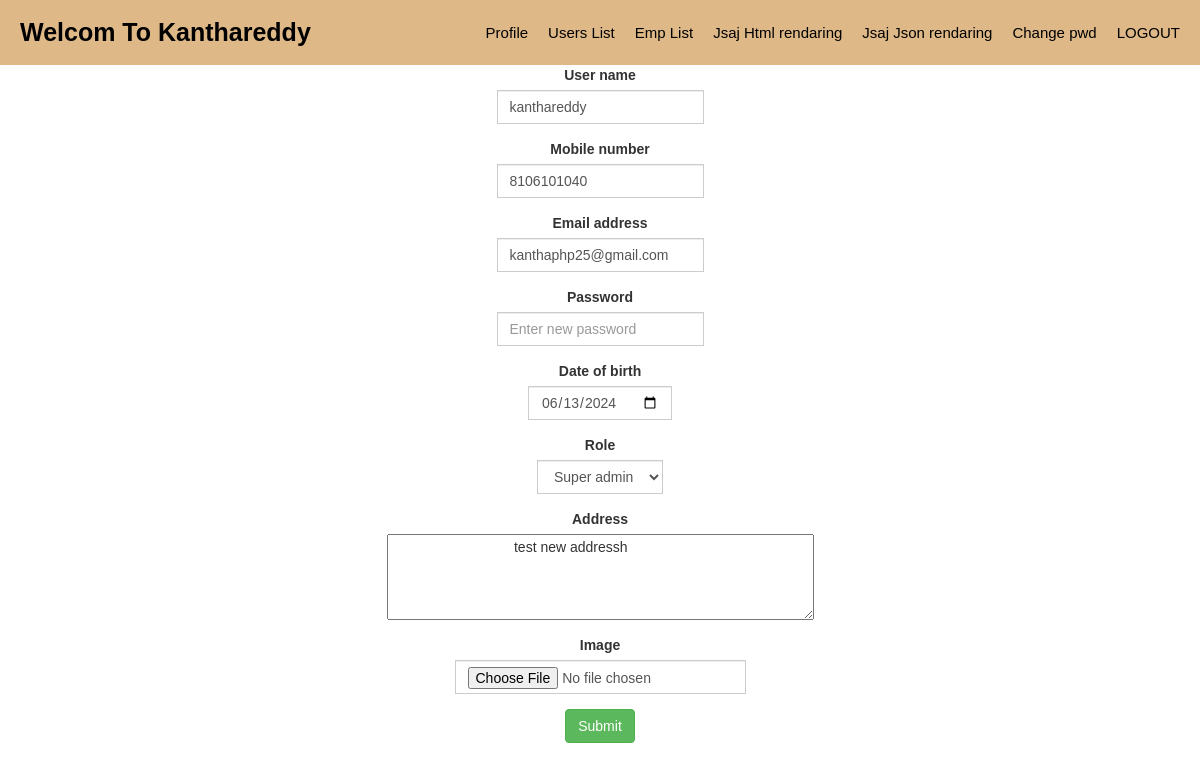
Page /update_record_rgt.php?userid=2 (signed in) on the committed database.
### tables this page shows
CREATE TABLE `user_table` (
  `user_id` int(11) NOT NULL,
  `name` varchar(255) NOT NULL,
  `mobile` varchar(255) NOT NULL,
  `email` varchar(255) NOT NULL,
  `password` varchar(255) NOT NULL,
  `authorization` int(11) NOT NULL,
  `role` int(11) NOT NULL,
  `address` varchar(500) NOT NULL,
  `date_of_birth` date NOT NULL,
  `profile_picture` varchar(255) NOT NULL
);

### update_record_rgt.php (the view, shortened to what this page needs)
<?php
require_once 'includes/includes.php';
extract($_POST);
	 $query="SELECT * FROM user_table WHERE user_id='".$_GET['userid']."'";
	 $result=mysqli_query($db,$query) or die(mysqli_error());
		while($row=mysqli_fetch_assoc($result))
		{
?>
	<form method="post" action="" enctype="multipart/form-data" class="pb-modalreglog-form-reg">
		<div class="form-group">
			<label>User name</label>
			<div class="input-group pb-modalreglog-input-group">
				<input type="text" name="name" class="form-control" value="<?php echo $row['name'];?>" placeholder="User name">
			</div>
		</div>
		<div class="form-group">
			<label>Mobile number</label>
			<div class="input-group pb-modalreglog-input-group">
				<input type="text" name="mobile" class="form-control" value="<?php echo $row['mobile'];?>"  placeholder="Mobile number">
			</div>
		</div>
		<div class="form-group">
			<label for="email">Email address</label>
			<div class="input-group pb-modalreglog-input-group">
				<input type="email" name="email" class="form-control" value="<?php echo $row['email'];?>" placeholder="Email">
			</div>
		</div>
		<div class="form-group">
			<label for="email">Password</label>
			<div class="input-group pb-modalreglog-input-group">
				<input type="text" name="password" class="form-control"  placeholder="Enter new password">
			</div>
		</div>
		<div class="form-group">
			<label >Date of birth</label>
			<div class="input-group pb-modalreglog-input-group">
				<input type="date" name="dob" class="form-control" value="<?php echo date('Y-m-d',strtotime($row['date_of_birth']));?>" placeholder="Date of birth">
			</div>
		</div>
		<?php
		if($_SESSION['role'] != 3)
		{
			?>
		<div class="form-group">
			<label >Role</label>
			<div class="input-group pb-modalreglog-input-group">
		<select name="role" class="form-control">
		<option value="1">Super admin</option>
		</select>
			</div>
		</div>
		<?php
		}
		?>
		<div class="form-group">
			<label>Address</label>
			<div class="input-group pb-modalreglog-input-group">
				<textarea  name="address" rows="4" cols="50">
				<?php echo $row['address'];?>
				</textarea>
			</div>
		</div>
		<div class="form-group">
			<label >Image</label>
			<div class="input-group pb-modalreglog-input-group">
				<input type="file" onchange="preview()" name="user_image" class="form-control" placeholder="profile picture">
			</div>
		</div>
		<div class="form-group text-center">
			<input type="submit" class="btn btn-md btn-success" name="updateuser" placeholder="Submit">
		</div>
	</form>
<?php
		}
?>

### update_record_rgt.php (style rules this page uses)
body { text-align: -webkit-center; }
form { display: inline-block; marigin-top:50px !important; }

### header.php (style rules this page uses)
* { box-sizing: border-box; }
body { margin: 0; font-family: Arial, Helvetica, sans-serif; }

### rows in the picture
user_table: name "kanthareddy", mobile "8106101040", email "kanthaphp25@gmail.com", dob "06/13/2024", address "test new addressh"

### other values in the picture
$_SESSION['name'] "Kanthareddy"
